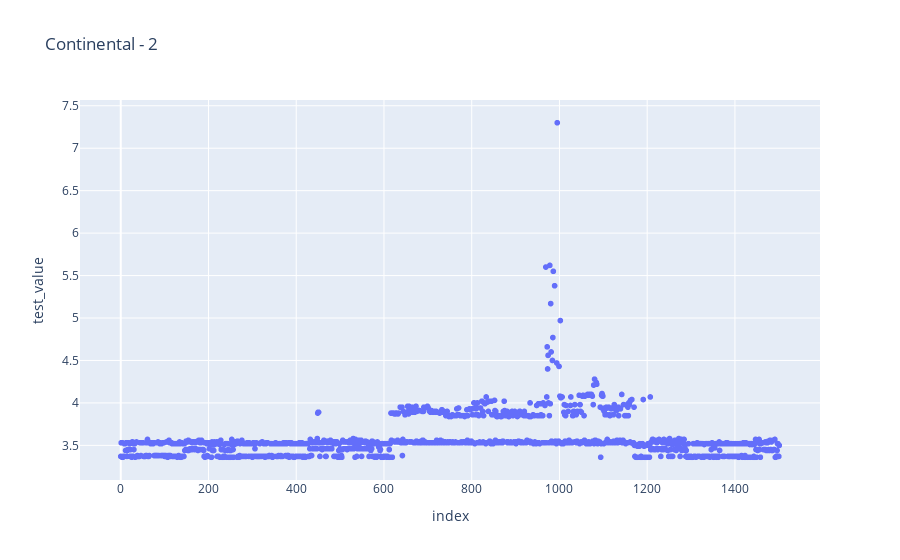

The cell this chart's notebook holds for it:
### Code cell


### Figure 1 — Plotly figure (JSON) as saved in the notebook; plotly's stock layout.template omitted (floating-point values rounded to 4 significant figures; data arrays with more than 128 entries replaced by an {"elided": "..."} marker saying what was removed)
{"data": [{"hovertemplate": "index=%{x}<br>test_value=%{y}<extra></extra>", "legendgroup": "", "marker": {"color": "#636efa", "symbol": "circle"}, "mode": "markers", "name": "", "showlegend": false, "type": "scattergl", "x": {"elided": "1502 int values"}, "xaxis": "x", "y": {"elided": "1502 float values"}, "yaxis": "y"}], "layout": {"legend": {"tracegroupgap": 0}, "title": {"text": "Continental - 2"}, "xaxis": {"anchor": "y", "domain": [0, 1], "title": {"text": "index"}}, "yaxis": {"anchor": "x", "domain": [0, 1], "title": {"text": "test_value"}}}}
